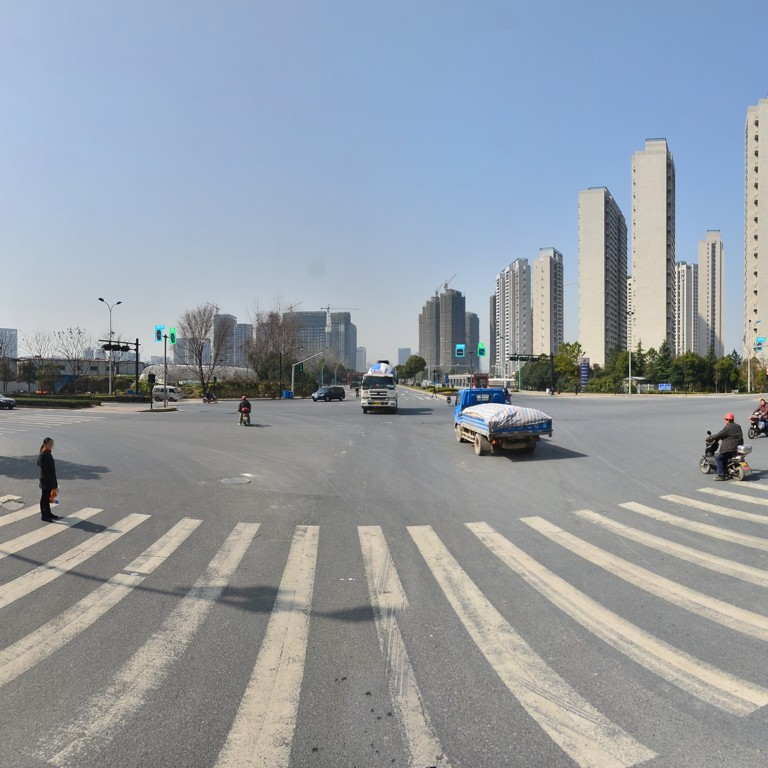
#> input picture data/tt100k/samples/sample_0.jpg, 768 x 768 px
$ python -i preprocess.py   (imports and definitions only)
#> lines starting #> are read from the running program, lines starting #| are printed output that depends on the picture
### src/config.py
"""Master Configuration for the Road Traffic Sign Detection & Recognition System.

Integrates parameters for:
- Member A (Data & Preprocessing)
- Member B (Detection - YOLOv8)
- Member C (Classification - CNN / Keras 3 / PyTorch)
- Member D (Integration & Pipeline)
"""

import os
from pathlib import Path
from typing import Dict, List, Optional

# Base Paths
PROJECT_ROOT = Path(__file__).resolve().parent.parent
SRC_DIR = PROJECT_ROOT / "src"
DATA_DIR = PROJECT_ROOT / "data"
RESULTS_DIR = PROJECT_ROOT / "results"
WEIGHTS_DIR = PROJECT_ROOT / "weights"
MODELS_DIR = PROJECT_ROOT / "models" if (PROJECT_ROOT / "models").exists() else WEIGHTS_DIR

# Data Paths
DATA_RAW_DIR = DATA_DIR / "raw" if (DATA_DIR / "raw" / "Train.csv").exists() else DATA_DIR
DATA_PROCESSED_DIR = DATA_DIR / "processed"
SAMPLES_DIR = DATA_DIR / "samples"

# Model Paths (with robust fallbacks across modules/ and weights/)
YOLO_MODEL_PATH = PROJECT_ROOT / "modules" / "B_detection" / "models" / "best.pt"
if not YOLO_MODEL_PATH.exists() and (WEIGHTS_DIR / "detection" / "best.pt").exists():
    YOLO_MODEL_PATH = WEIGHTS_DIR / "detection" / "best.pt"
elif not YOLO_MODEL_PATH.exists() and (PROJECT_ROOT / "detection" / "models" / "best.pt").exists():
    YOLO_MODEL_PATH = PROJECT_ROOT / "detection" / "models" / "best.pt"

KERAS_MODEL_PATH = PROJECT_ROOT / "modules" / "C_classification" / "models" / "traffic_sign_model.keras"
if not KERAS_MODEL_PATH.exists() and (WEIGHTS_DIR / "classification" / "traffic_sign_model.keras").exists():
    KERAS_MODEL_PATH = WEIGHTS_DIR / "classification" / "traffic_sign_model.keras"
elif not KERAS_MODEL_PATH.exists() and (PROJECT_ROOT / "classification" / "models" / "traffic_sign_model.keras").exists():
    KERAS_MODEL_PATH = PROJECT_ROOT / "classification" / "models" / "traffic_sign_model.keras"

PYTORCH_MODEL_PATH = WEIGHTS_DIR / "classification" / "classifier.pt"

# Create necessary runtime directories
for path in [DATA_DIR, SAMPLES_DIR, RESULTS_DIR]:
    os.makedirs(path, exist_ok=True)
#> further down, picture is the input picture: shape (768, 768, 3); mean B, G, R 164.2, 155.8, 147.8

# Hardware & Inference Settings
KERAS_BACKEND = "torch"  # Fully compatible with PyTorch backend on Python 3.10-3.14
os.environ["KERAS_BACKEND"] = KERAS_BACKEND

# Preprocessing & Inference Dimensions
CLASSIFICATION_IMG_SIZE = 32  # 32x32 for GTSRB CNN
DETECTION_IMG_SIZE = 640       # Standard YOLOv8 input size
NUM_CLASSES = 43

# Thresholds
DEFAULT_DET_CONF = 0.25
DEFAULT_DET_IOU = 0.45
DEFAULT_CLS_CONF = 0.50
DEFAULT_BBOX_PADDING = 4

# 43 GTSRB Official Classes with categories and descriptions
CLASS_NAMES: Dict[int, str] = {
    0: "Speed limit (20km/h)",
    1: "Speed limit (30km/h)",
    2: "Speed limit (50km/h)",
    3: "Speed limit (60km/h)",
    4: "Speed limit (70km/h)",
    5: "Speed limit (80km/h)",
    6: "End of speed limit (80km/h)",
    7: "Speed limit (100km/h)",
    8: "Speed limit (120km/h)",
    9: "No passing",
    10: "No passing (vehicles over 3.5t)",
    11: "Right-of-way at next intersection",
    12: "Priority road",
    13: "Yield",
    14: "Stop",
    15: "No vehicles",
    16: "Vehicles over 3.5t prohibited",
    17: "No entry",
    18: "General caution",
    19: "Dangerous curve (left)",
    20: "Dangerous curve (right)",
    21: "Double curve",
    22: "Bumpy road",
    23: "Slippery road",
    24: "Road narrows (right)",
    25: "Road work",
    26: "Traffic signals",
    27: "Pedestrians",
    28: "Children crossing",
    29: "Bicycles crossing",
    30: "Beware of ice/snow",
    31: "Wild animals crossing",
    32: "End of all restrictions",
    33: "Turn right ahead",
    34: "Turn left ahead",
    35: "Ahead only",
    36: "Go straight or right",
    37: "Go straight or left",
    38: "Keep right",
    39: "Keep left",
    40: "Roundabout mandatory",
    41: "End of no passing",
    42: "End of no passing (vehicles over 3.5t)",
}

# Sign Categories
CATEGORIES: Dict[str, List[int]] = {
    "PROHIBITORY": [0, 1, 2, 3, 4, 5, 7, 8, 9, 10, 15, 16, 17],
    "DANGER": [18, 19, 20, 21, 22, 23, 24, 25, 26, 27, 28, 29, 30, 31],
    "MANDATORY": [33, 34, 35, 36, 37, 38, 39, 40],
    "OTHER": [6, 11, 12, 13, 14, 32, 41, 42],
}


# [5 lines left out: function get_category_for_class, not called in this run]


# Speed Limit Mapping (extract numerical limit if sign is speed-related)
SPEED_LIMIT_MAP: Dict[int, int] = {
    0: 20,
    1: 30,
    2: 50,
    3: 60,
    4: 70,
    5: 80,
    7: 100,
    8: 120,
}

### src/detection/preprocess.py
"""Detection Preprocessing Utilities (Member B)
Includes letterbox resizing, CLAHE contrast enhancement, and bounding box cropping with boundary clamping.
"""

import cv2
import numpy as np
from src.config import DETECTION_IMG_SIZE


# [13 lines left out: function letterbox, not called in this run]


def enhance_contrast(image: np.ndarray) -> np.ndarray:
    """Apply CLAHE to L channel in LAB color space to enhance visibility in low light or fog."""
    lab = cv2.cvtColor(image, cv2.COLOR_BGR2LAB)
#> lab: shape (768, 768, 3); mean of channels 0, 1, 2 162.4, 127.4, 122.9
    l, a, b = cv2.split(lab)
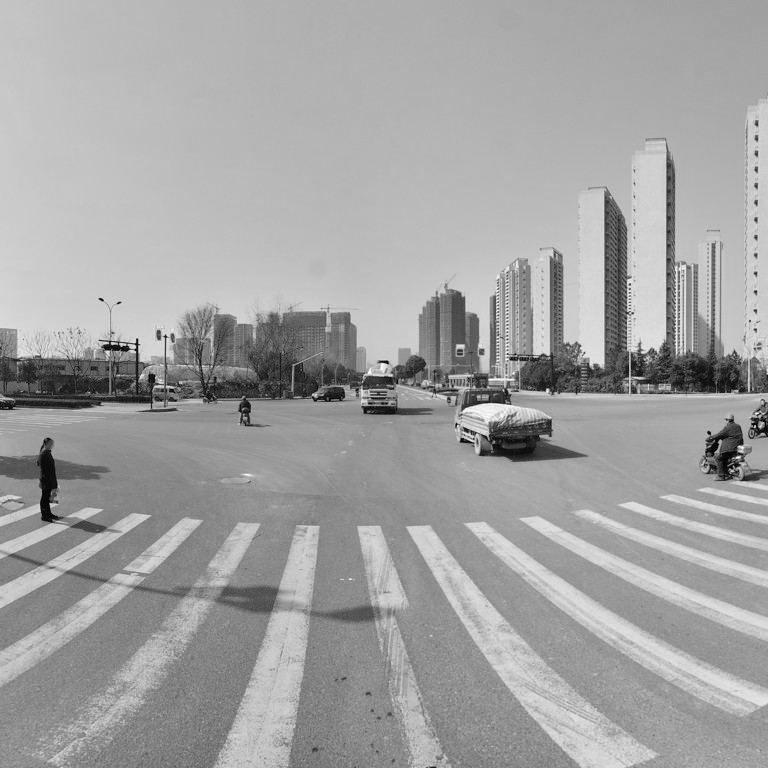
#> l: shape (768, 768); min 0, max 255, mean 162.4
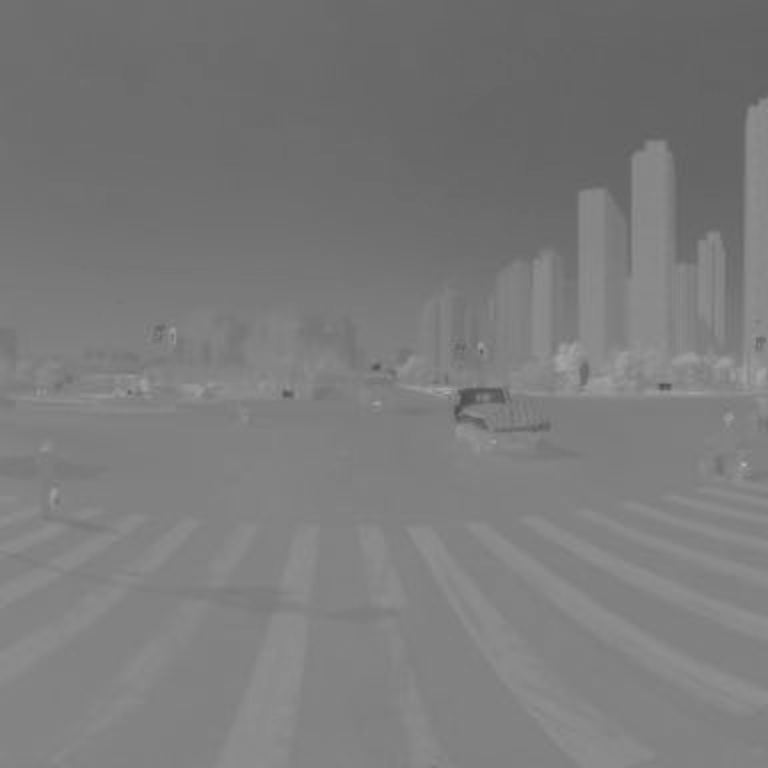
#> b: shape (768, 768); min 75, max 177, mean 122.9
    clahe = cv2.createCLAHE(clipLimit=2.0, tileGridSize=(8, 8))
    l_eq = clahe.apply(l)
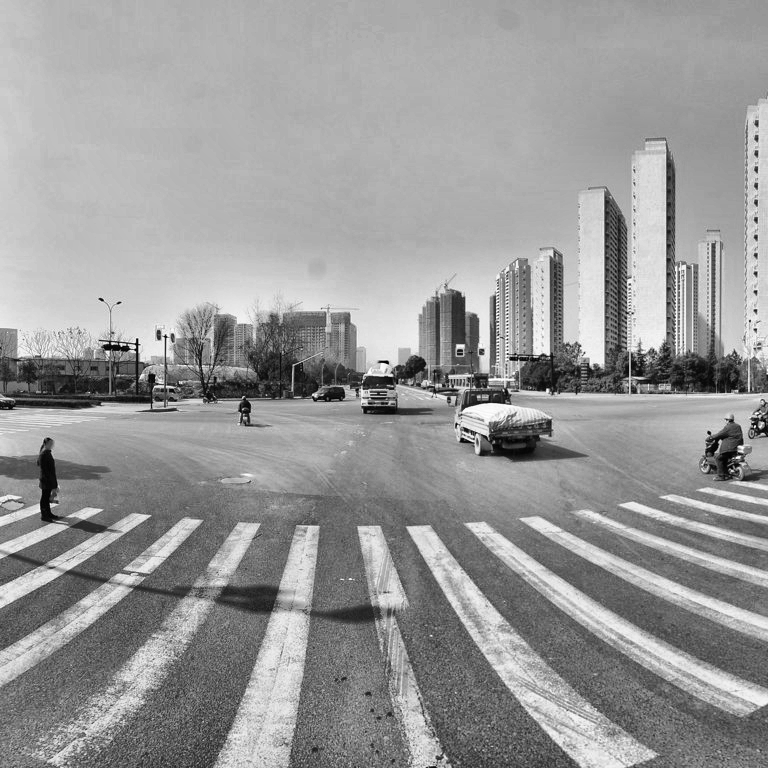
#> l_eq: shape (768, 768); min 0, max 255, mean 152.6
    lab_eq = cv2.merge([l_eq, a, b])
#> lab_eq: shape (768, 768, 3); mean of channels 0, 1, 2 152.6, 127.4, 122.9
    return cv2.cvtColor(lab_eq, cv2.COLOR_LAB2BGR)
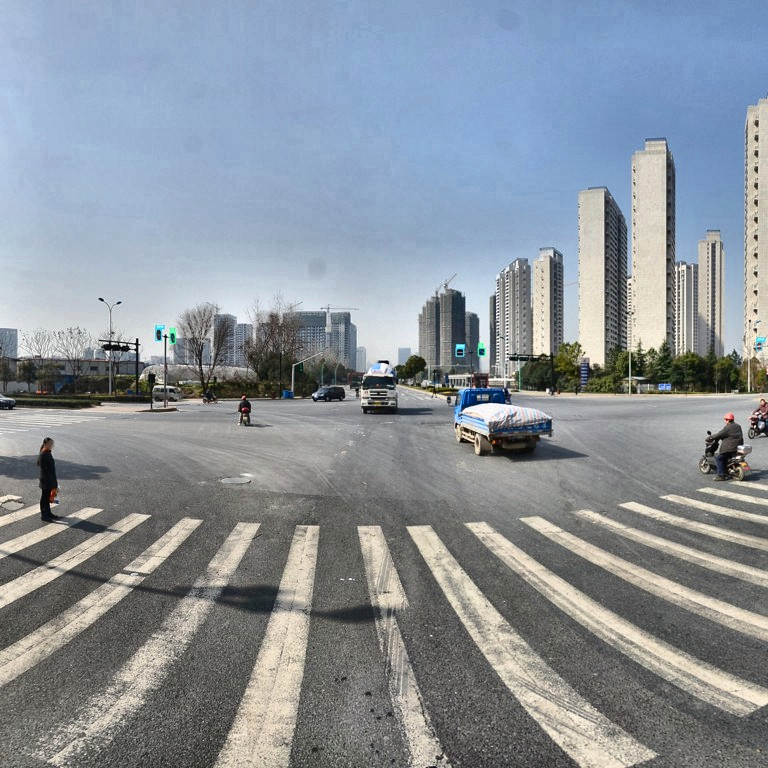
#> returned value: shape (768, 768, 3); mean B, G, R 154.8, 146.5, 138.5


# [14 lines left out: function crop_sign, not called in this run]

>>> import cv2
>>> picture = cv2.imread('../../data/tt100k/samples/sample_0.jpg')
>>> result = enhance_contrast(picture)

$ run again, on data/tt100k/samples/sample_1.jpg
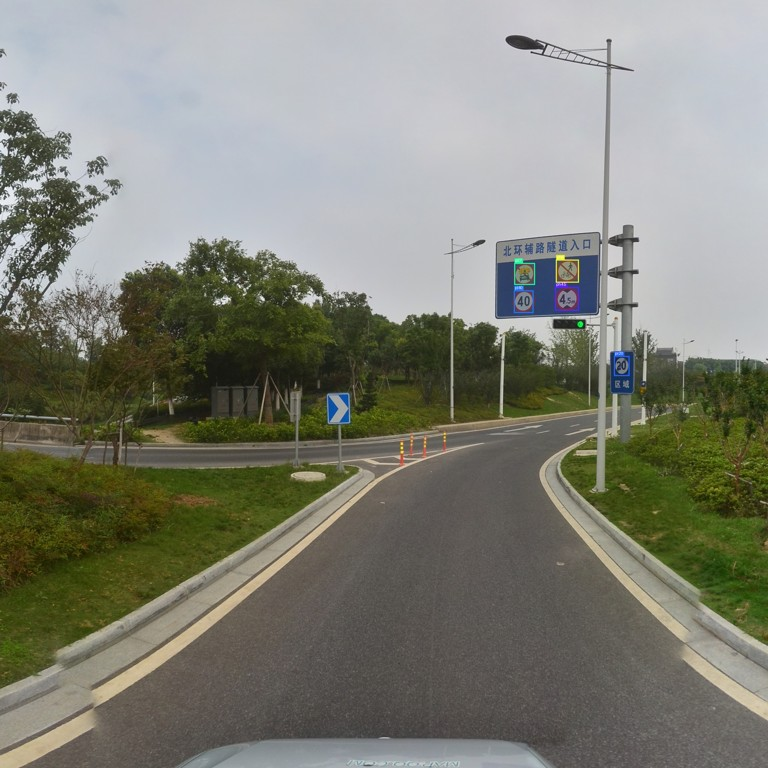
#> input picture data/tt100k/samples/sample_1.jpg, 768 x 768 px
#> picture is the input picture: shape (768, 768, 3); mean B, G, R 118.5, 129.5, 128.5
#> lab: shape (768, 768, 3); mean of channels 0, 1, 2 135.1, 125.9, 134.3
#> in enhance_contrast, `l, a, b = cv2.split(lab)`:
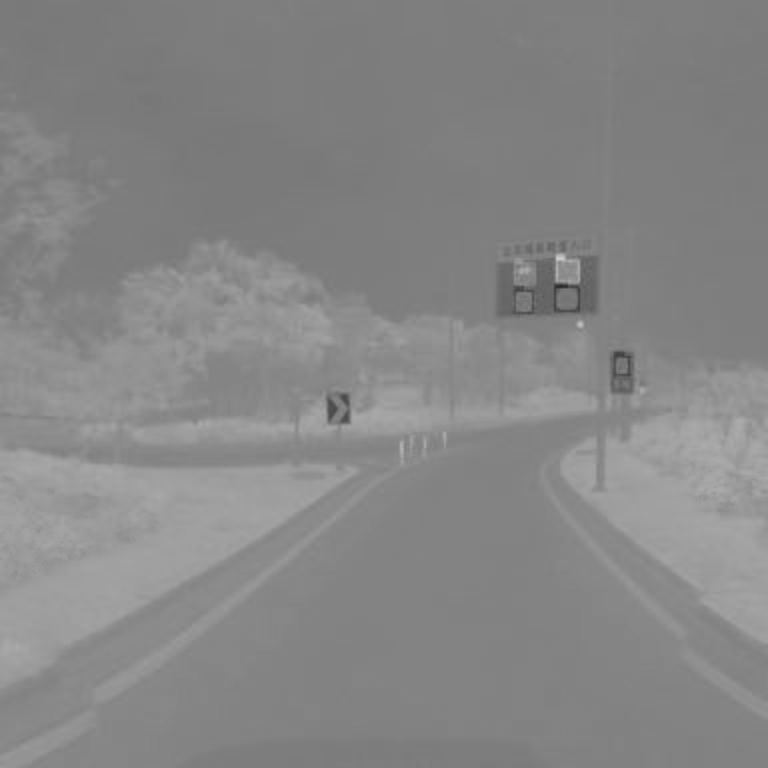
#> b: shape (768, 768); min 41, max 207, mean 134.3
#> lab_eq: shape (768, 768, 3); mean of channels 0, 1, 2 140.3, 125.9, 134.3
#> in enhance_contrast, `return cv2.cvtColor(lab_eq, cv2.COLOR_LAB2BGR)`:
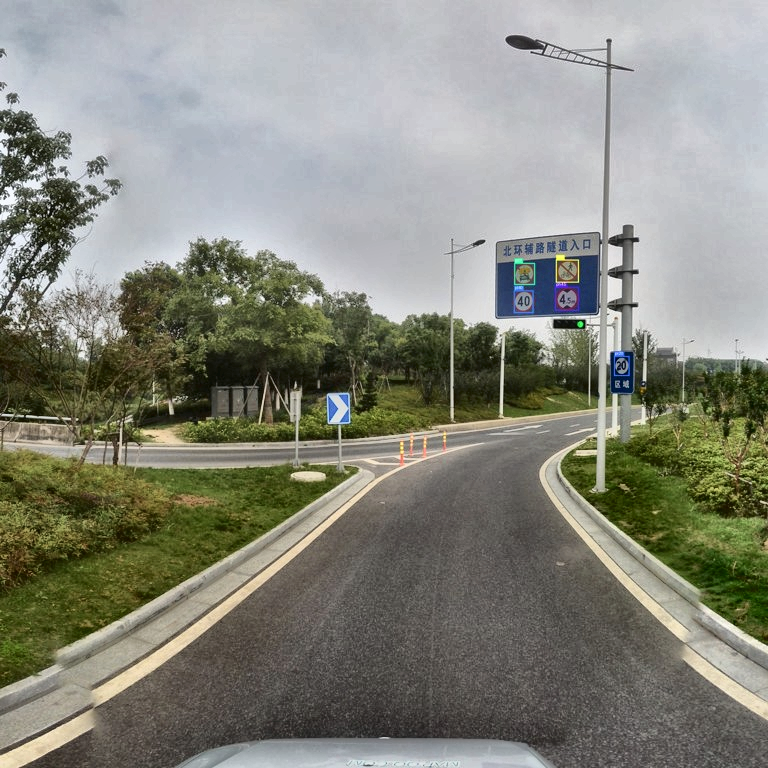
#> returned value: shape (768, 768, 3); mean B, G, R 123.8, 134.9, 133.8

$ run again, on data/tt100k/samples/sample_2.jpg
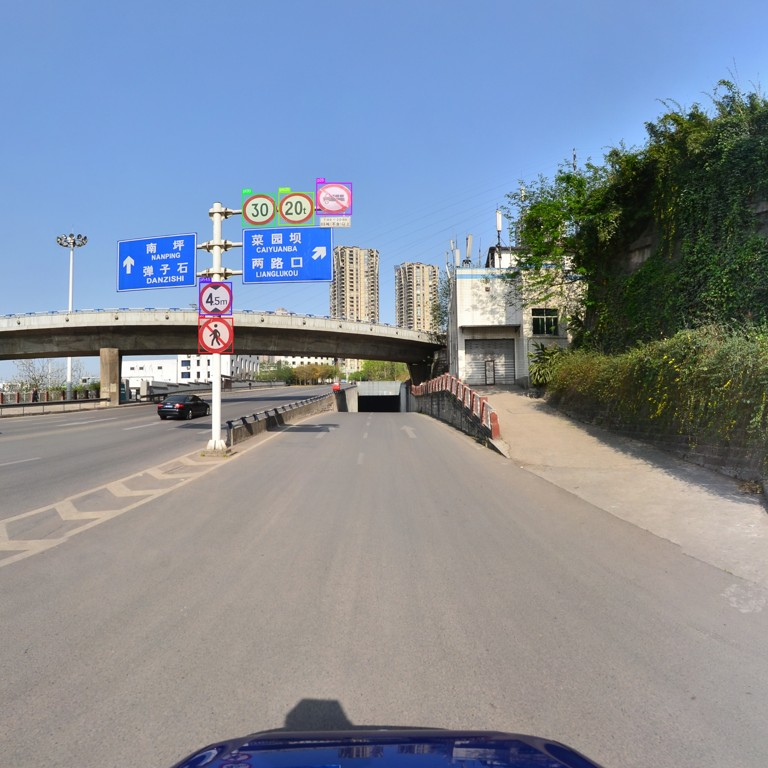
#> input picture data/tt100k/samples/sample_2.jpg, 768 x 768 px
#> picture is the input picture: shape (768, 768, 3); mean B, G, R 152.4, 140.6, 132.2
#> lab: shape (768, 768, 3); mean of channels 0, 1, 2 147.7, 129.1, 121.5
#> in enhance_contrast, `l, a, b = cv2.split(lab)`:
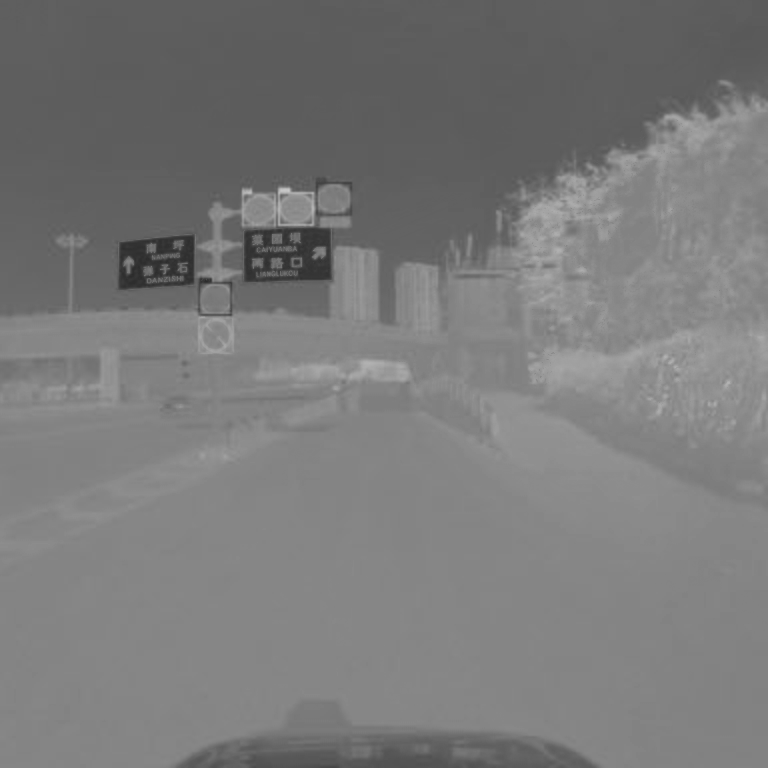
#> b: shape (768, 768); min 43, max 201, mean 121.5
#> lab_eq: shape (768, 768, 3); mean of channels 0, 1, 2 146.9, 129.1, 121.5
#> in enhance_contrast, `return cv2.cvtColor(lab_eq, cv2.COLOR_LAB2BGR)`:
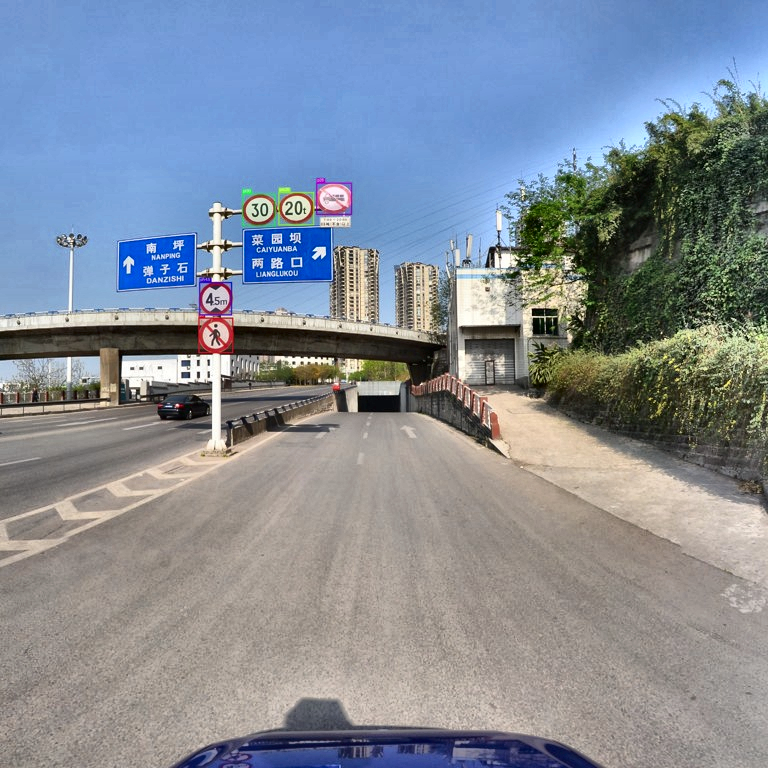
#> returned value: shape (768, 768, 3); mean B, G, R 151.3, 139.9, 131.3
